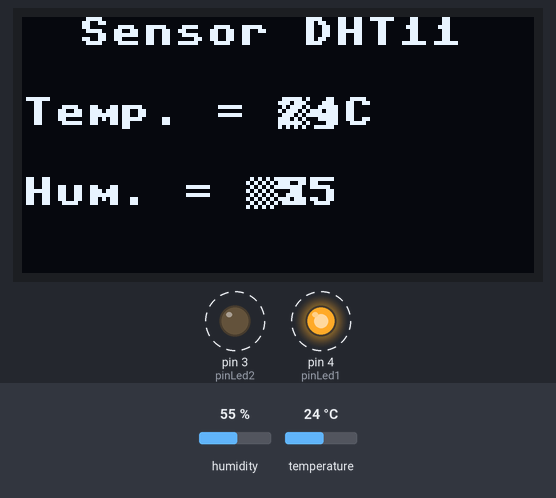
A program run on a simulated MicroPython board. Shown: 128×64 one-colour display, output pins drawn as LEDs (lit = HIGH). Dashed ring = blinking. Inputs (shaded band) come from the test bench; at power-on: humidity 55 %, temperature 24 °C.

Above: at 2.2 s.
2.3 s: humidity set to 22 %
At 3.34 s:
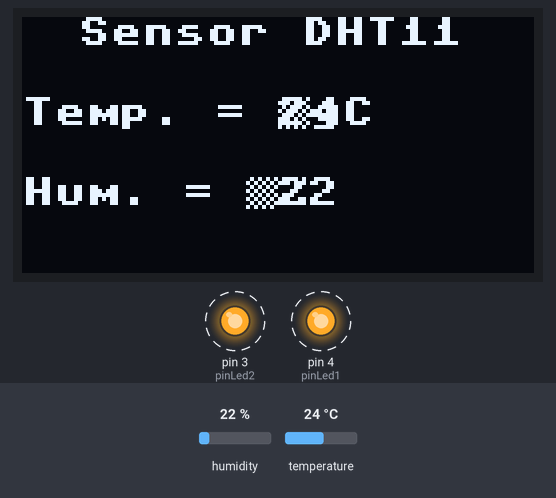
4.6 s: temperature set to 12 °C
At 5.44 s:
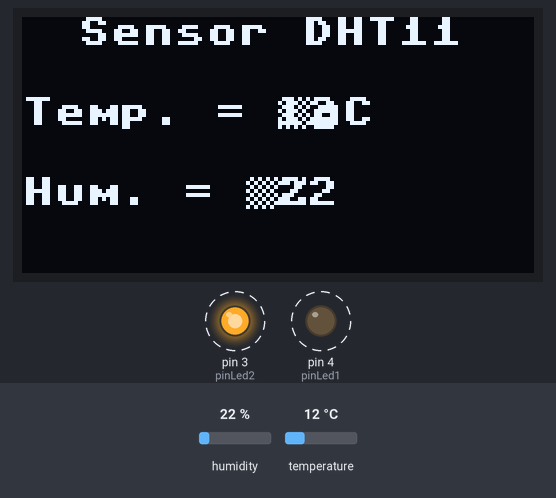
6.6 s: humidity set to 40 %
At 8.44 s:
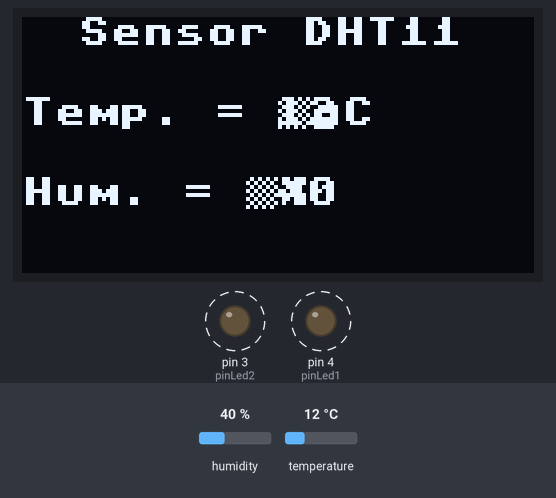
8.7 s: temperature set to 19 °C
Timing chart, 0 to 11.7 s (numbered marks = the images above; inputs shaded):
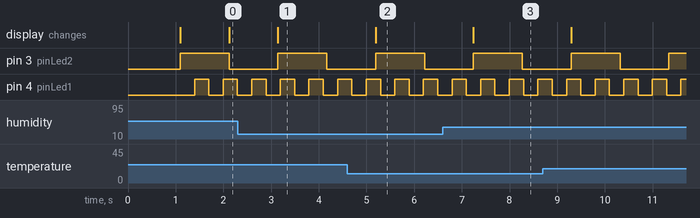

The program:

PuertoSerialDHT.py
```python
from machine import Pin, Timer, UART
from utime import sleep_ms
import dht
import sh1106

pinLed1 = Pin(4, Pin.OUT)
pinLed2 = Pin(3, Pin.OUT)

global Temper
global Humedad

Temper = 0
Humedad = 0

objSensorDHT = dht.DHT11(Pin(8))
objTimer = Timer()
objPuertoSerial0 = UART(0, baudrate = 9600, tx = Pin(0), rx = Pin(1))
objI2C = machine.I2C(1, scl=machine.Pin(19), sda=machine.Pin(18))
objPantOled = sh1106.SH1106_I2C(128, 64, objI2C)

objPantOled.fill(0)
objPantOled.rotate(1)
objPantOled.show()
sleep_ms(1000)
objPantOled.text("Sensor DHT11", 14, 0)
objPantOled.show()

def TimerLeeSensor(Dato):
    global pinLed1
    global Temper
    global Humedad

    objSensorDHT.measure()
    Temper = objSensorDHT.temperature()
    Humedad = objSensorDHT.humidity()

    pinLed1.toggle()

objTimer.init(period = 300, mode = Timer.PERIODIC, callback = TimerLeeSensor)

while True:

    objPuertoSerial0.write("Temperatura = " + str(Temper) + " °C " + " - ")
    objPuertoSerial0.write("Humedad = " + str(Humedad) + " %\r\n")

    objPantOled.text("Temp. = 	gC", 0, 20)
    objPantOled.text(str(Temper), 63, 20)

    objPantOled.text("Hum. = 	%", 0, 40)
    objPantOled.text(str(Humedad), 63, 40)

    objPantOled.show()

    objPantOled.text(str(Temper), 63, 20, 0)
    objPantOled.text(str(Humedad), 63, 40, 0)

    pinLed2.toggle()
    sleep_ms(1000)
```

Measured:
- after the input at 2.3 s, the display: changes after 0.84 s (image 1)
- after the input at 4.6 s, the display: changes after 0.59 s (image 2)
- after the input at 6.6 s, the display: changes after 0.64 s (image 3)
- by itself, pin 4 (pinLed1): alternates HIGH for 0.30 s and LOW for 0.30 s
